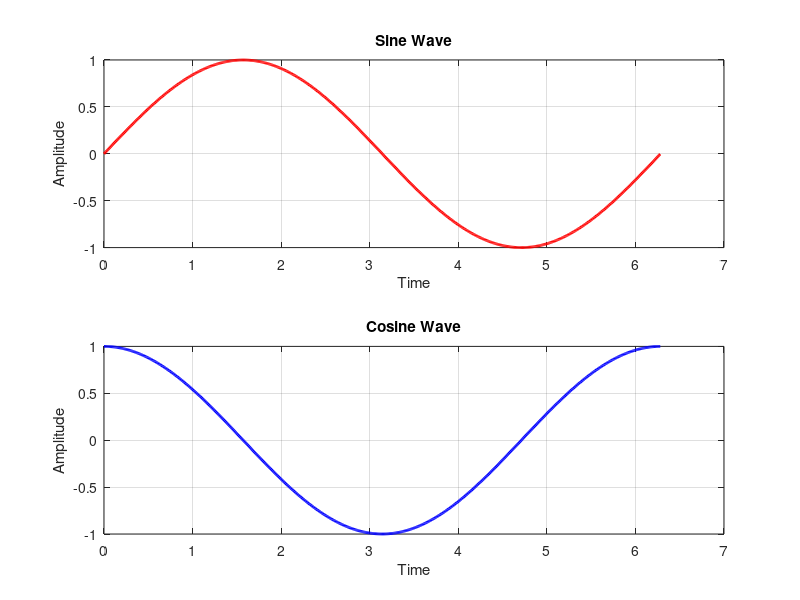

This chart was generated by the following MATLAB code:
t = 0:0.01:2*pi;
s = sin(t);
c = cos(t);

subplot(2,1,1);
plot(t, s, 'r', 'LineWidth', 2);
title('Sine Wave');
xlabel('Time');
ylabel('Amplitude');
grid on;

subplot(2,1,2);
plot(t, c, 'b', 'LineWidth', 2);
title('Cosine Wave');
xlabel('Time');
ylabel('Amplitude');
grid on;
